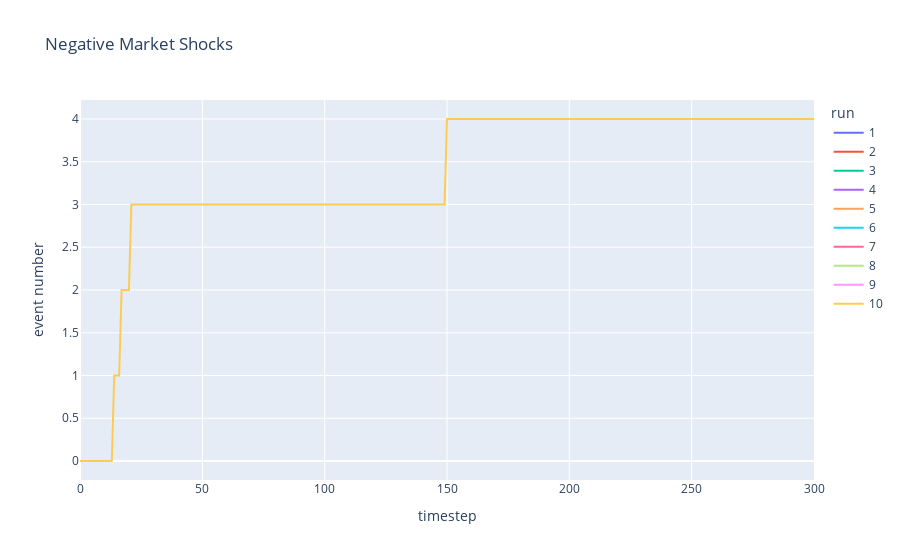

Here is the notebook cell this chart was saved with:
### Code cell
########################################
# 9. SIMULATION ANALYSIS: SHOCK EVENTS #
########################################

pd.options.plotting.backend = "plotly"
simulation_result.plot(
    kind='line',
    x='timestep',
    y=['negative_shocks'],
    title="Negative Market Shocks",
    labels={"value": "event number"},
    color='run'
)

### Figure 1 — Plotly figure (JSON) as saved in the notebook; plotly's stock layout.template omitted (floating-point values rounded to 4 significant figures; data arrays with more than 128 entries replaced by an {"elided": "..."} marker saying what was removed)
{"data": [{"hovertemplate": "run=1<br>variable=negative_shocks<br>timestep=%{x}<br>event number=%{y}<extra></extra>", "legendgroup": "1", "line": {"color": "#636efa", "dash": "solid"}, "marker": {"symbol": "circle"}, "mode": "lines", "name": "1", "showlegend": true, "type": "scattergl", "x": {"elided": "301 int values"}, "xaxis": "x", "y": {"elided": "301 int values"}, "yaxis": "y"}, {"hovertemplate": "run=2<br>variable=negative_shocks<br>timestep=%{x}<br>event number=%{y}<extra></extra>", "legendgroup": "2", "line": {"color": "#EF553B", "dash": "solid"}, "marker": {"symbol": "circle"}, "mode": "lines", "name": "2", "showlegend": true, "type": "scattergl", "x": {"elided": "301 int values"}, "xaxis": "x", "y": {"elided": "301 int values"}, "yaxis": "y"}, {"hovertemplate": "run=3<br>variable=negative_shocks<br>timestep=%{x}<br>event number=%{y}<extra></extra>", "legendgroup": "3", "line": {"color": "#00cc96", "dash": "solid"}, "marker": {"symbol": "circle"}, "mode": "lines", "name": "3", "showlegend": true, "type": "scattergl", "x": {"elided": "301 int values"}, "xaxis": "x", "y": {"elided": "301 int values"}, "yaxis": "y"}, {"hovertemplate": "run=4<br>variable=negative_shocks<br>timestep=%{x}<br>event number=%{y}<extra></extra>", "legendgroup": "4", "line": {"color": "#ab63fa", "dash": "solid"}, "marker": {"symbol": "circle"}, "mode": "lines", "name": "4", "showlegend": true, "type": "scattergl", "x": {"elided": "301 int values"}, "xaxis": "x", "y": {"elided": "301 int values"}, "yaxis": "y"}, {"hovertemplate": "run=5<br>variable=negative_shocks<br>timestep=%{x}<br>event number=%{y}<extra></extra>", "legendgroup": "5", "line": {"color": "#FFA15A", "dash": "solid"}, "marker": {"symbol": "circle"}, "mode": "lines", "name": "5", "showlegend": true, "type": "scattergl", "x": {"elided": "301 int values"}, "xaxis": "x", "y": {"elided": "301 int values"}, "yaxis": "y"}, {"hovertemplate": "run=6<br>variable=negative_shocks<br>timestep=%{x}<br>event number=%{y}<extra></extra>", "legendgroup": "6", "line": {"color": "#19d3f3", "dash": "solid"}, "marker": {"symbol": "circle"}, "mode": "lines", "name": "6", "showlegend": true, "type": "scattergl", "x": {"elided": "301 int values"}, "xaxis": "x", "y": {"elided": "301 int values"}, "yaxis": "y"}, {"hovertemplate": "run=7<br>variable=negative_shocks<br>timestep=%{x}<br>event number=%{y}<extra></extra>", "legendgroup": "7", "line": {"color": "#FF6692", "dash": "solid"}, "marker": {"symbol": "circle"}, "mode": "lines", "name": "7", "showlegend": true, "type": "scattergl", "x": {"elided": "301 int values"}, "xaxis": "x", "y": {"elided": "301 int values"}, "yaxis": "y"}, {"hovertemplate": "run=8<br>variable=negative_shocks<br>timestep=%{x}<br>event number=%{y}<extra></extra>", "legendgroup": "8", "line": {"color": "#B6E880", "dash": "solid"}, "marker": {"symbol": "circle"}, "mode": "lines", "name": "8", "showlegend": true, "type": "scattergl", "x": {"elided": "301 int values"}, "xaxis": "x", "y": {"elided": "301 int values"}, "yaxis": "y"}, {"hovertemplate": "run=9<br>variable=negative_shocks<br>timestep=%{x}<br>event number=%{y}<extra></extra>", "legendgroup": "9", "line": {"color": "#FF97FF", "dash": "solid"}, "marker": {"symbol": "circle"}, "mode": "lines", "name": "9", "showlegend": true, "type": "scattergl", "x": {"elided": "301 int values"}, "xaxis": "x", "y": {"elided": "301 int values"}, "yaxis": "y"}, {"hovertemplate": "run=10<br>variable=negative_shocks<br>timestep=%{x}<br>event number=%{y}<extra></extra>", "legendgroup": "10", "line": {"color": "#FECB52", "dash": "solid"}, "marker": {"symbol": "circle"}, "mode": "lines", "name": "10", "showlegend": true, "type": "scattergl", "x": {"elided": "301 int values"}, "xaxis": "x", "y": {"elided": "301 int values"}, "yaxis": "y"}], "layout": {"legend": {"title": {"text": "run"}, "tracegroupgap": 0}, "title": {"text": "Negative Market Shocks"}, "xaxis": {"anchor": "y", "domain": [0, 1], "title": {"text": "timestep"}}, "yaxis": {"anchor": "x", "domain": [0, 1], "title": {"text": "event number"}}}}
